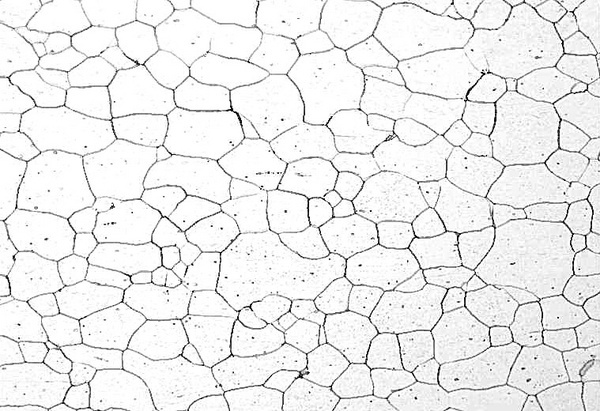
#> input picture image.jpeg, 600 x 411 px
$ jupyter execute --allow-errors code.ipynb   (shell and % lines are left out)   (older library calls are emulated)
#> lines starting #> are read from the running program, lines starting #| are printed output that depends on the picture; after the words box and inside, x2 and y2 are one past the last pixel; in counts of white or black regions, pixels touching at a corner belong together
#Determination of Dihedral Angles at Grain Boundary Triple Junctions

###Abstract:

An image processing technique is widely used now a days in the field of materials science. To this end I have used this image processing technique in an polycrystalline microstructure and determined the location of grain boundaries, triple point junction and the dihedral angle at triple point junctions.

###The steps involved in the image processing:

1.   Converting a microstructure into a binary image.
2.   Removing of all the internal grain noice (pits and precipitates), by applying morphological operations.
3.  Convert the grain boundaries into a single line pixel (Skeletonize image).
4.   Locate the triple point junction.
5.   Get the co-ordinate of grain boundary pixels starting from each triple points.
     a. Remove all the dangling branch ( if length of the pixel is less then 5).
     b. Get the co-ordinate of true triple point juctiions.
6. Fit the order 3 polynomial from each triple points in all the three grain boundaries.
7. Calculate the angle between gain boundaries.

[cell 1]
#import all the necessery packages
import numpy as np
import scipy.ndimage as ndi
from skimage import color, filters, morphology, measure
import imageio as io
import scipy.misc
import scipy.ndimage
import matplotlib.pyplot as plt
#import cv2 as cv
from scipy import ndimage

Here I am using a random polycrystalline image for the purpose of calculating the angle between grain boundary.

[cell 2]
#image
img = io.imread('image.jpeg')
#> img is the input picture: shape (411, 600); min 0, max 255, mean 237.4
print(img.shape, img.dtype)
#| (411, 600) uint8
img = img.astype(np.uint8)
plt.figure(figsize= (12,12))
plt.imshow(img, cmap='gray')

Now, to remove all the noice form image, I have applied the morphological operations. For applying morphological operations I first converted my image into a binary image. Cummulitive distribution function is used to determining the threshold value for binary image. \\
*Note*: In binary image all the white pixels corresponds to foreground pixel and black piexel corresponds to background pixel .

[cell 3]
def histogram(img, normalized = True):
#> called with normalized = True
    freq_hist = ndi.histogram(img, 0, 255, 256)
#> freq_hist = 256 values, max 51113 at index 255, min 13 at index 13, mean 963.3
    bins = np.array([i for i in range (256)])
    cdf = np.cumsum(freq_hist)
#> cdf = 256 values from 173 to 246600
    if normalized:
       n = np.sum(freq_hist)
#> n = 246600
       freq_hist = freq_hist/n
#> freq_hist = 256 values, max 0.207 at index 255, min 5.27e-05 at index 13, mean 0.00391
       cdf = cdf/n
#> cdf = 256 values from 0.000702 to 1
       t = filters.threshold_otsu(img)
#> t = 185
    plt.bar(bins, freq_hist)
    plt.vlines(t, 0.0, 0.02, colors = 'blue')
    return t

[cell 4]
t = histogram(img)
#> t = 185
print(t)
#| 185
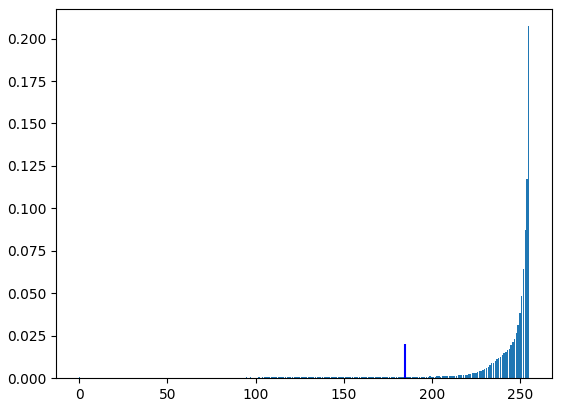
#> figure drawn by matplotlib, 1 panel; tallest bar 0.207 high, from x = 254.6 to 255.4

[cell 5]
#show binary image
binary = img <= t
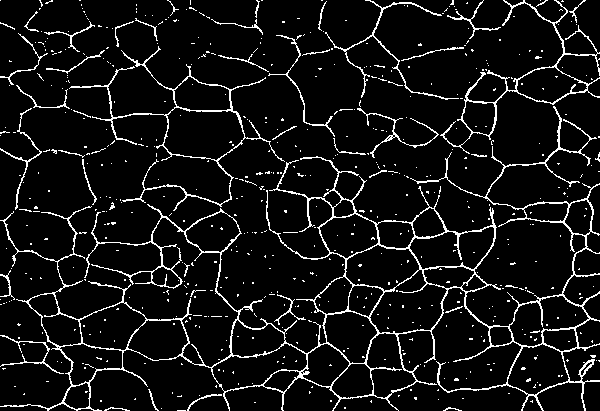
#> binary: shape (411, 600) bool; 7.7% white in thin lines or dots
print(binary)
#> (printed output is left out)
plt.figure(figsize=(12,12))
plt.imshow(binary, cmap='gray')

As the above binary image contain many noice (pits and precipitates), So to reduce this noice and thinned down the foreground pixels ( grain boundary pixels) in to a single pixel, I subsequently apply four different type of morphological operations that are given below;

1.   Dilation ( this operation is use to thick down the foreground pixels).
2.   Erosion ( this operation is use to thin down the foreground pixels).
3.   Reconstruction.
4.   Thinning ( use to thin down the image into a single fourground pixel).

The below binary image is a result of combination of dilation and erosion operations. Now in this image we can see all the grain boundaries clearly. But the problem is it's still contain noice in it. In order to remove noice from this, a reconstruction operation is performed on the image.

[cell 6]
selem = np.array([[0,1,0],[1,1,1],[0,1,0]])
print(selem)
img_1 = morphology.binary_dilation(binary, selem)
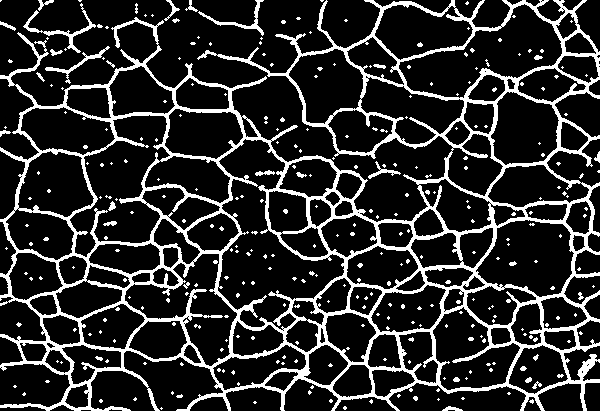
#> img_1: shape (411, 600) bool; 17.2% white; 324 white regions (288 under 20 px), largest, box (x1, y1, x2, y2) and area: (0, 0, 600, 411) 37381, (23, 3, 96, 53) 441, (198, 0, 264, 36) 324
img_2 = morphology.binary_dilation(img_1, selem)
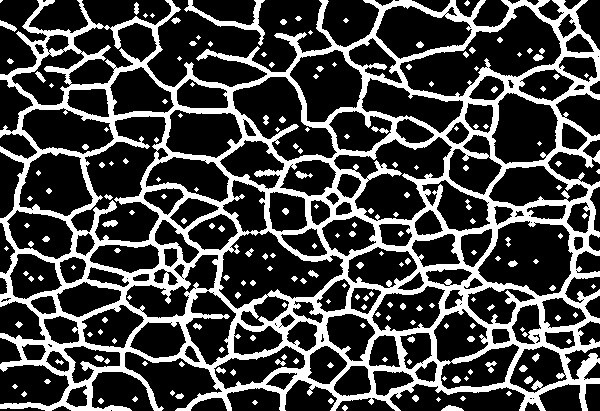
#> img_2: shape (411, 600) bool; 26.7% white; 196 white regions (90 under 20 px), largest, box (x1, y1, x2, y2) and area: (0, 0, 600, 411) 60578, (184, 0, 265, 46) 629, (441, 405, 464, 411) 90
img_3 = morphology.binary_erosion(img_2, selem)
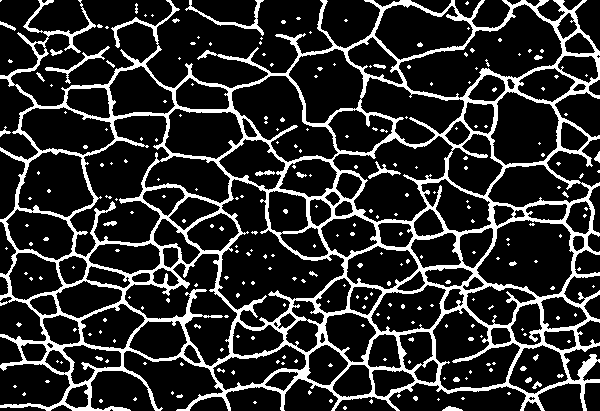
#> img_3: shape (411, 600) bool; 17.6% white; 259 white regions (227 under 20 px), largest, box (x1, y1, x2, y2) and area: (0, 0, 600, 411) 39440, (185, 0, 264, 36) 380, (45, 46, 110, 84) 290
img_4 = morphology.binary_dilation(img_3, selem)
img_5 = morphology.binary_erosion(img_4, selem)
plt.figure(figsize=(12,12))

plt.imshow(img_5, cmap='gray')

# Reconstruction
Starting with binary img_5 'A', I created a seed image 'B', mask imae 'M = A' and structuring element 'S'.

X$_{k}$=$\left( X_{k-1}\oplus S\right) \cap M$

Repaet untill: X$_{k}$= X$_{k-1}$

[cell 7]
seed = img_4.copy()
seed[1:-1, 1:-1] = img_4.min()
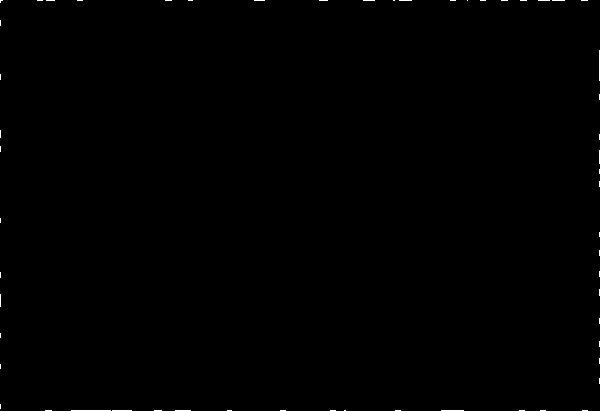
#> seed: shape (411, 600) bool; 0.2% white in thin lines or dots
seed_last = np.full((img_4.shape[0], img_4.shape[1]), False)
mask = img_4.copy()
n = 0
while  (not np.array_equal(seed, seed_last) and n <=500):
    n +=1
    seed_last = seed.copy()
    seed = np.logical_and(morphology.dilation(seed_last, selem), mask)
#> this loop made 343 passes
#> pass 1, `seed = np.logical_and(morphology.dilation(seed_last, selem), mask)`:
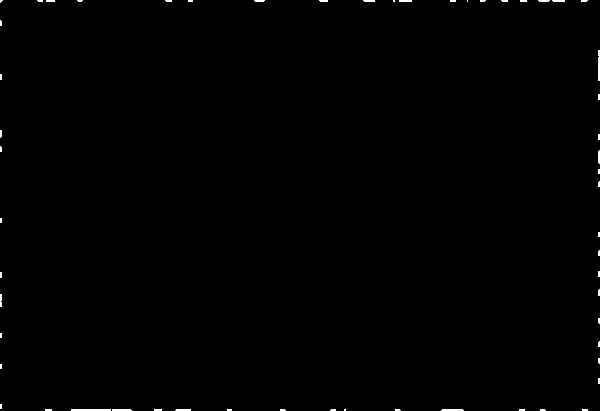
#> seed: shape (411, 600) bool; 0.38% white; 57 white regions (45 under 20 px), largest, box (x1, y1, x2, y2) and area: (71, 409, 111, 411) 80, (598, 50, 600, 81) 61, (441, 409, 464, 411) 44
#> after the loop:
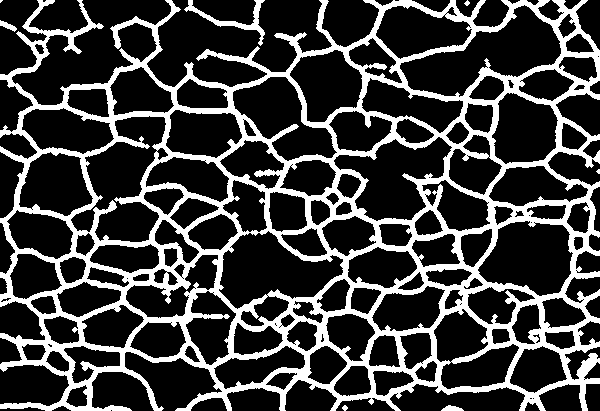
#> seed_last: shape (411, 600) bool; 24.4% white; 8 white regions (2 under 20 px), largest, box (x1, y1, x2, y2) and area: (0, 0, 600, 411) 59262, (184, 0, 265, 46) 629, (441, 405, 464, 411) 90, (0, 20, 17, 32) 89, (342, 405, 348, 411) 24, (464, 0, 470, 6) 21
#> after the loop, n = 343
print(n)
#| 343
plt.figure(figsize=(12,12))

plt.imshow(seed, cmap='gray')

The above seed image does not contain any noice in it. Now I can  perform a thinning operation on this seed image in order to get a single pixel grain bounadaries.

[cell 8]
thinned = morphology.skeletonize(seed)
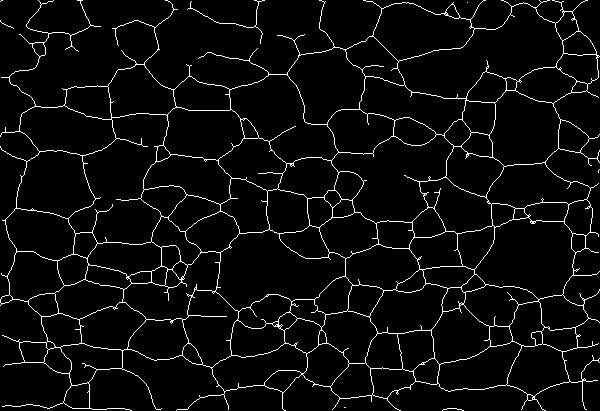
#> thinned: shape (411, 600) bool; 4.6% white in thin lines or dots
plt.figure(figsize=(12,12))
plt.imshow(thinned, cmap = 'gray')

#Triple Junction location
Now I have a skeletonize image, so the next step is to determine the triple junction location. To do so, I apply a Hit and Miss transformation in single pixel skeletonized image with four different structuring element and all the four structuring elements must be run in all orientations so 16 hit-and-miss passes are required. The four different structuring elements are;

 $\begin{pmatrix}
  0 & 1& 0\\
  1 & 1& 0\\
  0 & 1 & 0
\end{pmatrix}$
 $\begin{pmatrix}
  1 & 0& 1\\
  0 & 1& 0\\
  0 & 1 & 0
\end{pmatrix}$
 $\begin{pmatrix}
  0 & 0& 1\\
  0 & 1& 0\\
  1 & 0 & 1
\end{pmatrix}$
 $\begin{pmatrix}
  0 & 0& 1\\
  1 & 1& 0\\
  0 & 1 & 0
\end{pmatrix}$

Once we get the location of triple points in each of the orientation of all the structuring element, we will simply apply 'OR' (logical operation) in all these image together to get the final image that contain all the triple point location.

[cell 9]
# Construct the structuring element
s1 = np.array((
        [0, 1, 0],
        [1, 1, 0],
        [0, 1, 0]), dtype="int")


# Apply hit-or-miss transformation
img_s1_1 = ndimage.binary_hit_or_miss(thinned, structure1=s1).astype(np.int)
plt.figure(figsize=(15,15))
plt.imshow(img_s1_1, cmap = 'gray')

[cell 10]
# Construct the structuring element
s2 = np.array((
        [0, 1, 0],
        [1, 1, 1],
        [0, 0, 0]), dtype="int")


# Apply hit-or-miss transformation
img_s1_2 = ndimage.binary_hit_or_miss(thinned, structure1=s2).astype(np.int)
plt.figure(figsize=(15,15))
plt.imshow(img_s1_2, cmap = 'gray')

[cell 11]
# Construct the structuring element
s3 = np.array((
        [0, 1, 0],
        [0, 1, 1],
        [0, 1, 0]), dtype="int")


# Apply hit-or-miss transformation
img_s1_3 = ndimage.binary_hit_or_miss(thinned, structure1=s3).astype(np.int)
plt.figure(figsize=(15,15))
plt.imshow(img_s1_3, cmap = 'gray')

[cell 12]
# Construct the structuring element
s4 = np.array((
        [0, 0, 0],
        [1, 1, 1],
        [0, 1, 0]), dtype="int")


# Apply hit-or-miss transformation
img_s1_4 = ndimage.binary_hit_or_miss(thinned, structure1=s4).astype(np.int)
plt.figure(figsize=(15,15))
plt.imshow(img_s1_4, cmap = 'gray')

[cell 13]
# Construct the structuring element
s5 = np.array((
        [1, 0, 1],
        [0, 1, 0],
        [0, 1, 0]), dtype="int")


# Apply hit-or-miss transformation
img_s2_1 = ndimage.binary_hit_or_miss(thinned, structure1=s5).astype(np.int)
plt.figure(figsize=(15,15))
plt.imshow(img_s2_1, cmap = 'gray')

[cell 14]
# Construct the structuring element
s6 = np.array((
        [0, 0, 1],
        [1, 1, 0],
        [0, 0, 1]), dtype="int")


# Apply hit-or-miss transformation
img_s2_2 = ndimage.binary_hit_or_miss(thinned, structure1=s6).astype(np.int)
plt.figure(figsize=(15,15))
plt.imshow(img_s2_2, cmap = 'gray')

[cell 15]
# Construct the structuring element
s7 = np.array((
        [0, 1, 0],
        [0, 1, 0],
        [1, 0, 1]), dtype="int")


# Apply hit-or-miss transformation
img_s2_3 = ndimage.binary_hit_or_miss(thinned, structure1=s7).astype(np.int)
plt.figure(figsize=(15,15))
plt.imshow(img_s2_3, cmap = 'gray')

[cell 16]
# Construct the structuring element
s8 = np.array((
        [1, 0, 0],
        [0, 1, 1],
        [1, 0, 0]), dtype="int")


# Apply hit-or-miss transformation
img_s2_4 = ndimage.binary_hit_or_miss(thinned, structure1=s8).astype(np.int)
plt.figure(figsize=(15,15))
plt.imshow(img_s2_4, cmap = 'gray')

[cell 17]
# Construct the structuring element
s9 = np.array((
        [0, 0, 1],
        [0, 1, 0],
        [1, 0, 1]), dtype="int")


# Apply hit-or-miss transformation
img_s3_1 = ndimage.binary_hit_or_miss(thinned, structure1=s9).astype(np.int)
plt.figure(figsize=(15,15))
plt.imshow(img_s3_1, cmap = 'gray')

[cell 18]
# Construct the structuring element
s10 = np.array((
        [1, 0, 0],
        [0, 1, 0],
        [1, 0, 1]), dtype="int")


# Apply hit-or-miss transformation
img_s3_2 = ndimage.binary_hit_or_miss(thinned, structure1=s10).astype(np.int)
plt.figure(figsize=(15,15))
plt.imshow(img_s3_2, cmap = 'gray')

[cell 19]
# Construct the structuring element
s11 = np.array((
        [1, 0, 1],
        [0, 1, 0],
        [1, 0, 0]), dtype="int")


# Apply hit-or-miss transformation
img_s3_3 = ndimage.binary_hit_or_miss(thinned, structure1=s11).astype(np.int)
plt.figure(figsize=(15,15))
plt.imshow(img_s3_3, cmap = 'gray')

[cell 20]
# Construct the structuring element
s12 = np.array((
        [1, 0, 1],
        [0, 1, 0],
        [0, 0, 1]), dtype="int")


# Apply hit-or-miss transformation
img_s3_4 = ndimage.binary_hit_or_miss(thinned, structure1=s12).astype(np.int)
plt.figure(figsize=(15,15))
plt.imshow(img_s3_4, cmap = 'gray')

[cell 21]
# Construct the structuring element
s13 = np.array((
        [0, 0, 1],
        [1, 1, 0],
        [0, 1, 0]), dtype="int")


# Apply hit-or-miss transformation
img_s4_1 = ndimage.binary_hit_or_miss(thinned, structure1=s13).astype(np.int)
plt.figure(figsize=(15,15))
plt.imshow(img_s4_1, cmap = 'gray')

[cell 22]
# Construct the structuring element
s14 = np.array((
        [0, 1, 0],
        [1, 1, 0],
        [0, 0, 1]), dtype="int")


# Apply hit-or-miss transformation
img_s4_2 = ndimage.binary_hit_or_miss(thinned, structure1=s14).astype(np.int)
plt.figure(figsize=(15,15))
plt.imshow(img_s4_2, cmap = 'gray')

[cell 23]
# Construct the structuring element
s15 = np.array((
        [0, 1, 0],
        [0, 1, 1],
        [1, 0, 0]), dtype="int")


# Apply hit-or-miss transformation
img_s4_3 = ndimage.binary_hit_or_miss(thinned, structure1=s15).astype(np.int)
plt.figure(figsize=(15,15))
plt.imshow(img_s4_3, cmap = 'gray')

[cell 24]
# Construct the structuring element
s16 = np.array((
        [1, 0, 0],
        [0, 1, 1],
        [0, 1, 0]), dtype="int")


# Apply hit-or-miss transformation
img_s4_4 = ndimage.binary_hit_or_miss(thinned, structure1=s16).astype(np.int)
plt.figure(figsize=(15,15))
plt.imshow(img_s4_4, cmap = 'gray')

Below I have added output image of all the four structuring element and their different orintations. The image contain all the triple points including false triple points that comes due to the dangling branches.

[cell 25]
#addition of all the 16 different image
img_final = img_s1_1 + img_s1_2 + img_s1_3 + img_s1_4 + img_s2_1 + img_s2_2 + img_s2_3 + img_s2_4 + img_s3_1 + img_s3_2 + img_s3_3 + img_s3_4 + img_s4_1 + img_s4_2 + img_s4_3 + img_s4_4
plt.figure(figsize=(15,15))
plt.imshow(img_final, cmap = 'gray')

Below code determines the total numbers of triple point and it's co-ordinates. \\
*Note*: The number of triple point we are getting is much larger as it contain false triple junctions also (means dangling branch as a triple point).

[cell 26]
#determining the total number of triple point junction
pixels=[]
count=0
for i in range(img_final.shape[0]):
  for j in range(img_final.shape[1]):
    if img_final[i][j]==True:
      pixels.append((i,j))
      count=count+1

print("total number of triple junctions = ",count)
#| total number of triple junctions =  410

[cell 27]
#corodinate of triple junction
print("pixels that has triple junction, also contain false triple point- ",pixels)
#> (printed output is left out)

###Determining the co-ordinate of grain boundary

To determine the co-ordinate of grain boundaries, I scan 8 neighbouring pixels of each triple point. If any of the neighbouring pixel is found as a true (fourground pixel) then I reccorded the co-ordinate, similerly I scanned the complete image.

To remove the dangling branch and false triple points, I take a threshold of 5 consecutive pixels. Means, if the number of consecutive neighbouring pixel is less then 5 then it will be considerd as a dangling branch and this coordinate will not be considerd as a grain boundary pixel.

 Say (x,y) is a coordinate of triple point then the matrix which used to scan the neighbouring pixel will look like;

 $\begin{pmatrix}
  x-1, y+1  & x, y+1& x+1,y + 1\\
  x-1, y & x,y& x+1,y\\
  x-1, y-1   & x, y-1 & x+1,y - 1
\end{pmatrix}$

[cell 28]
def getpos(x,y):
  points=[]
  if thinned[x-1][y]==True:
    points.append([x-1,y])
  if thinned[x+1][y]==True:
    points.append([x+1,y])
  if thinned[x][y-1]==True:
    points.append([x,y-1])
  if thinned[x][y+1]==True:
    points.append([x,y+1])
  if thinned[x-1][y-1]==True:
    points.append([x-1,y-1])
  if thinned[x-1][y+1]==True:
    points.append([x-1,y+1])
  if thinned[x+1][y-1]==True:
    points.append([x+1,y-1])
  if thinned[x+1][y+1]==True:
    points.append([x+1,y+1])
  if len(points)>3:
    points=points[:3]
  return points

[cell 29]
def getposmid(k,temp):
  x,y=k
  if x-1>=0:
    if thinned[x-1][y]==True and [x-1,y]!=temp:
      if (x-1,y) not in pixels:
        return([x-1,y])
  if x+1<w:
    if thinned[x+1][y]==True and [x+1,y]!=temp:
      if (x+1,y) not in pixels:
        return([x+1,y])
  if y-1>=0:
    if thinned[x][y-1]==True and [x,y-1]!=temp:
      if (x,y-1) not in pixels:
        return([x,y-1])
  if y+1<h:
    if thinned[x][y+1]==True and [x,y+1]!=temp:
      if (x,y+1) not in pixels:
        return([x,y+1])
  if x-1>=0 and y-1>=0:
    if thinned[x-1][y-1]==True and [x-1,y-1]!=temp:
      if (x-1,y-1) not in pixels:
        return([x-1,y-1])
  if x-1>=0 and y+1<h:
    if thinned[x-1][y+1]==True and [x-1,y+1]!=temp:
      if (x-1,y+1) not in pixels:
        return([x-1,y+1])
  if x+1<w and y-1>=0:
    if thinned[x+1][y-1]==True and [x+1,y-1]!=temp:
      if (x+1,y-1) not in pixels:
        return([x+1,y-1])
  if x+1<w and y+1<h:
    if thinned[x+1][y+1]==True and [x+1,y+1]!=temp:
      if (x+1,y+1) not in pixels:
        return([x+1,y+1])
  return -1

[cell 30]
w,h=thinned.shape[0],thinned.shape[1]

[cell 31]
finalpix=[]
connections=[]
for i in pixels:
  connect=[]
  l1=[]
  l2=[]
  l3=[]
  x,y=i
  pos=getpos(x,y)
  count=0
  for j in pos:
    count+=1
    flag=1
    k=j
    if count==1:
      while(flag==1):
        l1.append(k)
        if len(l1)==1:
          temp=l1[-1]
        else:
          temp=l1[-2]

        newtemp=getposmid(k,temp)
        if newtemp==-1:
          break
        if newtemp in pixels:
          flag=0
        x1,y1=newtemp
        if newtemp in pos:
          break
        if x1==0 or x1>=w or y1==0 or y1>=h:
          flag=0
        if flag==1:
          k=newtemp
        if len(l1)>=20:
          flag=0
    if count==2:
      while(flag==1):
        l2.append(k)
        if len(l2)==1:
          temp=l2[-1]
        else:
          temp=l2[-2]
        newtemp=getposmid(k,temp)
        if newtemp==-1:
          break
        if newtemp in pixels:
          flag=0
        if newtemp in pos:
          flag=0
        x1,y1=newtemp
        if x1==0 or x1>=w or y1==0 or y1>=h:
          flag=0
        if flag==1:
          k=newtemp
        if len(l2)>=20:
          flag=0
    if count==3:
      while(flag==1):
        l3.append(k)
        if len(l3)==1:
          temp=l3[-1]
        else:
          temp=l3[-2]
        newtemp=getposmid(k,temp)
        if newtemp==-1:
          break
        if newtemp in pixels:
          flag=0
        if newtemp in pos:
          flag=0
        x1,y1=newtemp
        if x1==0 or x1>=w or y1==0 or y1>=h:
          flag=0
        if flag==1:
          k=newtemp
        if len(l3)>=10:
          flag=0
  if len(l1)>5 and len(l2)>5 and len(l3)>5:
    connect.append(l1)
    connect.append(l2)
    connect.append(l3)
    connections.append(connect)
    finalpix.append(i)

[cell 32]
len(finalpix)

We can see it clearly that the number of pixel is now reduced from 410 to 190. These 190 pixels belongs to the true triple point junction pixels.

[cell 33]
#coordinate of true triple junction pixels
finalpix

Below are the coordinate of 20 neighbouring grain boundary pixels starting from each triple points. Now in order to get the angle between grain boundaries first I have to fit a polynomial into these coordinates taking triple point as an origin.

[cell 34]
#20 neighbour triple point coordinates from each triple points
print(connections)
#> (printed output is left out)

Below I have written a code to show how this image will look with 20 negighbourhood pixels of grain boundary from each triple point. And for comparision I have again shown a thinned image ( singele pixel image of grain boundary).

[cell 35]
imgnew=np.zeros((w,h))
truevalues=[]
for i in finalpix:
  x,y=i
  truevalues.append((x,y))
for i in connections:
  for j in range(3):
    k=i[j]
    for p in k:
      x,y=p[0],p[1]
      truevalues.append((x,y))

[cell 36]
for i in truevalues:
  x,y=i
  imgnew[x][y]=1
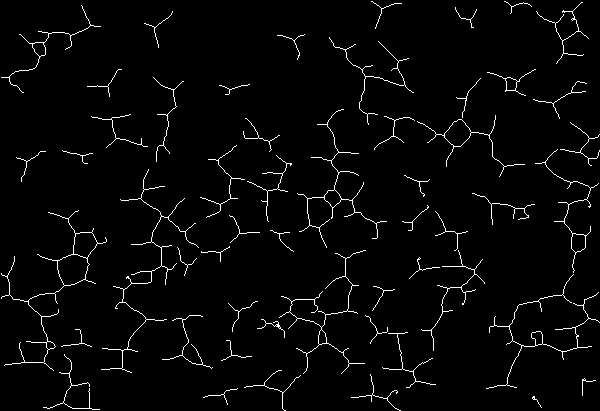
#> imgnew: shape (411, 600) float64; values 0 (black) and 1 (white), 2.7% white in thin lines or dots
